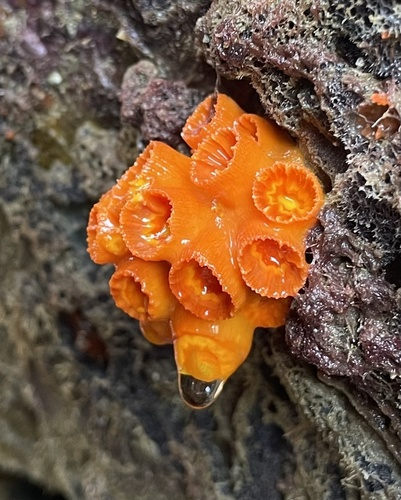
#> input picture Imagens_originais/125.jpeg, 401 x 500 px; its folder holds only this picture in this run
$ python contraste.py
#> lines starting #> are read from the running program, lines starting #| are printed output that depends on the picture
"""Gera duas versões de contraste de cada imagem original."""
from pathlib import Path
from PIL import Image, ImageEnhance, ImageOps

RAIZ = Path(__file__).resolve().parent.parent
ENTRADA = RAIZ / "Imagens_originais"
SAIDA = RAIZ / "Imagens_contraste"
EXTENSOES = {".jpg", ".jpeg", ".png"}
# Fator 1.0 = original; menor reduz; maior aumenta o contraste.
AJUSTES = {"baixo_080": 0.80, "alto_120": 1.20}


def main():
    if not ENTRADA.is_dir():
        raise SystemExit(f"Pasta não encontrada: {ENTRADA}")
    SAIDA.mkdir(parents=True, exist_ok=True)
    arquivos = sorted(
        (p for p in ENTRADA.iterdir() if p.is_file() and p.suffix.lower() in EXTENSOES),
        key=lambda p: (0, int(p.stem)) if p.stem.isdigit() else (1, p.name.lower()),
    )
    total = 0
    for arquivo in arquivos:
        try:
            with Image.open(arquivo) as original:
#> original is the input picture: PIL image 401x500 RGB; mean R, G, B 115.9, 86.4, 63.8
                imagem = ImageOps.exif_transpose(original).convert("RGB")
                for nome, fator in AJUSTES.items():
                    resultado = ImageEnhance.Contrast(imagem).enhance(fator)
                    destino = SAIDA / f"{arquivo.stem}_contraste_{nome}{arquivo.suffix.lower()}"
                    resultado.save(destino, quality=95) if destino.suffix in {".jpg", ".jpeg"} else resultado.save(destino)
                    total += 1
#> this loop made 2 passes
#> pass 1, in main, `resultado = ImageEnhance.Contrast(imagem).enhance(fator)`:
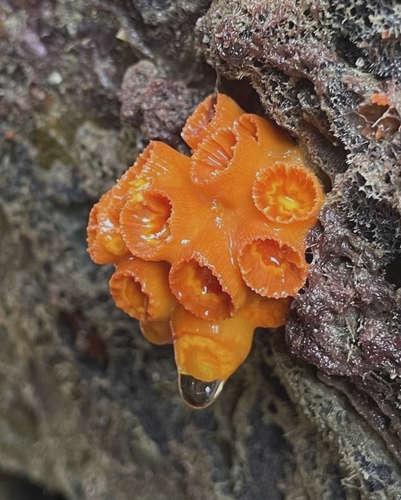
#> resultado: PIL image 401x500 RGB; mean R, G, B 110.9, 87.3, 69.2
#> pass 2, in main, `resultado = ImageEnhance.Contrast(imagem).enhance(fator)`:
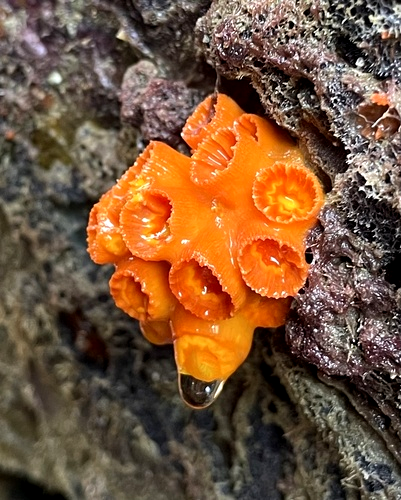
#> resultado: PIL image 401x500 RGB; mean R, G, B 118.7, 84.9, 58.5
#> after the loop, total = 2
        except (OSError, ValueError) as erro:
            print(f"Não foi possível processar {arquivo.name}: {erro}")
    print(f"Concluído: {total} imagens geradas em {SAIDA}")
#| Concluído: 2 imagens geradas em Imagens_contraste


if __name__ == "__main__":
    main()

$ run again, on Imagens_originais/17.jpeg
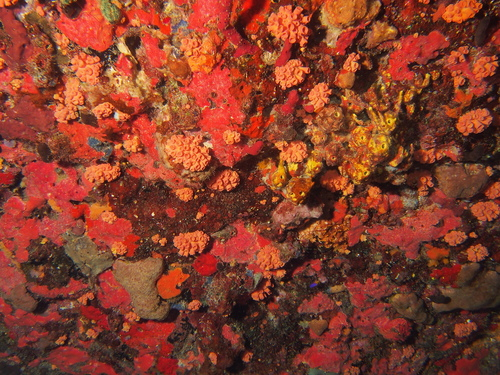
#> input picture Imagens_originais/17.jpeg, 500 x 375 px
#> in main, original is the input picture: PIL image 500x375 RGB; mean R, G, B 134.1, 62.7, 43.5
#> the loop in main, `for nome, fator in AJUSTES.items():` made 2 passes
#> pass 1, in main, `resultado = ImageEnhance.Contrast(imagem).enhance(fator)`:
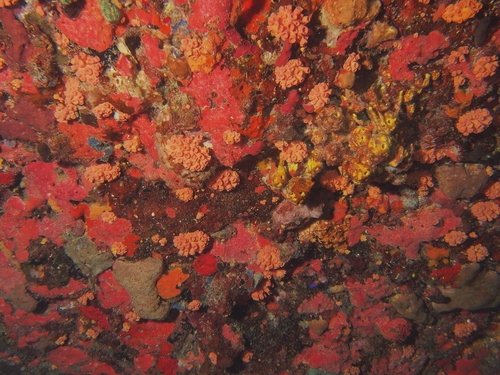
#> resultado: PIL image 500x375 RGB; mean R, G, B 123.3, 66.1, 50.8
#> pass 2, in main, `resultado = ImageEnhance.Contrast(imagem).enhance(fator)`:
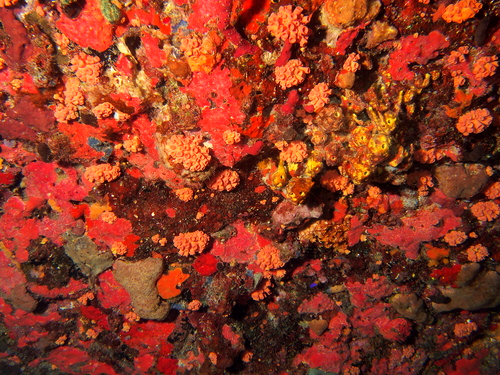
#> resultado: PIL image 500x375 RGB; mean R, G, B 142.7, 58.4, 35.6
#> after the loop in main, `for nome, fator in AJUSTES.items():`: total = 2
#| Concluído: 2 imagens geradas em Imagens_contraste

$ run again, on Imagens_originais/221.jpeg
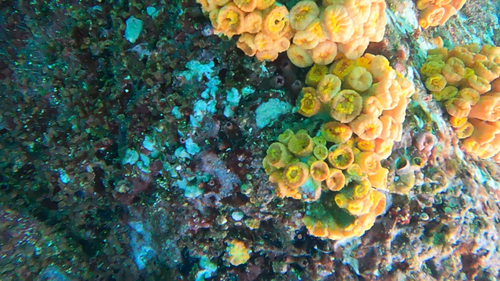
#> input picture Imagens_originais/221.jpeg, 500 x 281 px
#> in main, original is the input picture: PIL image 500x281 RGB; mean R, G, B 99.4, 111.7, 90.7
#> the loop in main, `for nome, fator in AJUSTES.items():` made 2 passes
#> pass 1, in main, `resultado = ImageEnhance.Contrast(imagem).enhance(fator)`:
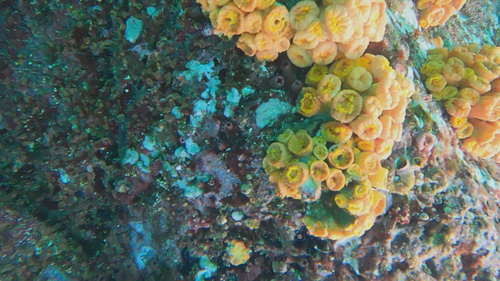
#> resultado: PIL image 500x281 RGB; mean R, G, B 100.3, 110.2, 93.3
#> pass 2, in main, `resultado = ImageEnhance.Contrast(imagem).enhance(fator)`:
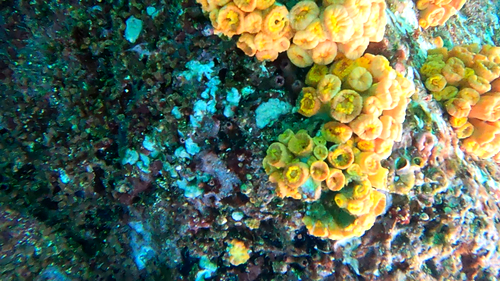
#> resultado: PIL image 500x281 RGB; mean R, G, B 96.2, 112.1, 87.1
#> after the loop in main, `for nome, fator in AJUSTES.items():`: total = 2
#| Concluído: 2 imagens geradas em Imagens_contraste

$ run again, on Imagens_originais/227.jpeg
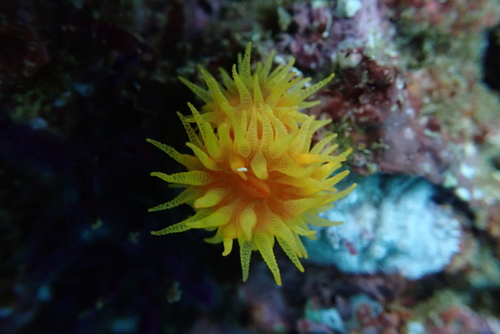
#> input picture Imagens_originais/227.jpeg, 500 x 334 px
#> in main, original is the input picture: PIL image 500x334 RGB; mean R, G, B 59.5, 65, 55.9
#> the loop in main, `for nome, fator in AJUSTES.items():` made 2 passes
#> pass 1, in main, `resultado = ImageEnhance.Contrast(imagem).enhance(fator)`:
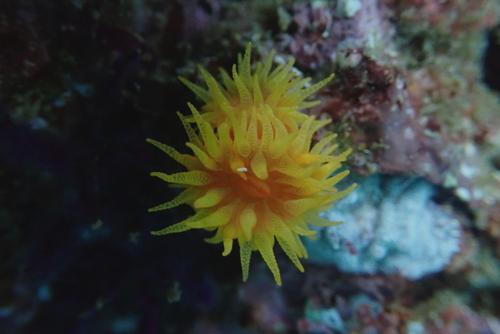
#> resultado: PIL image 500x334 RGB; mean R, G, B 59.6, 64, 56.7
#> pass 2, in main, `resultado = ImageEnhance.Contrast(imagem).enhance(fator)`:
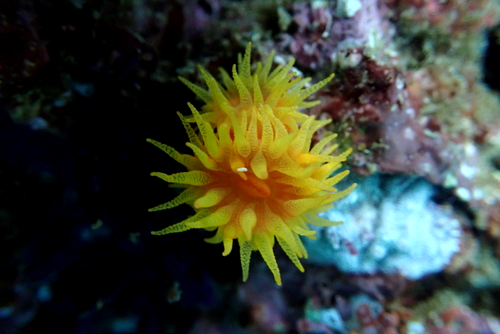
#> resultado: PIL image 500x334 RGB; mean R, G, B 60.1, 66.6, 54.6
#> after the loop in main, `for nome, fator in AJUSTES.items():`: total = 2
#| Concluído: 2 imagens geradas em Imagens_contraste

$ run again, on Imagens_originais/141.jpeg
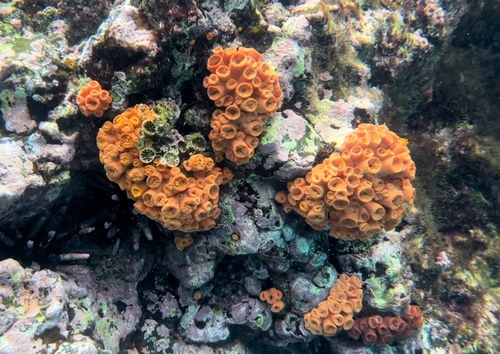
#> input picture Imagens_originais/141.jpeg, 500 x 354 px
#> in main, original is the input picture: PIL image 500x354 RGB; mean R, G, B 103.8, 95.8, 89.1
#> the loop in main, `for nome, fator in AJUSTES.items():` made 2 passes
#> pass 1, in main, `resultado = ImageEnhance.Contrast(imagem).enhance(fator)`:
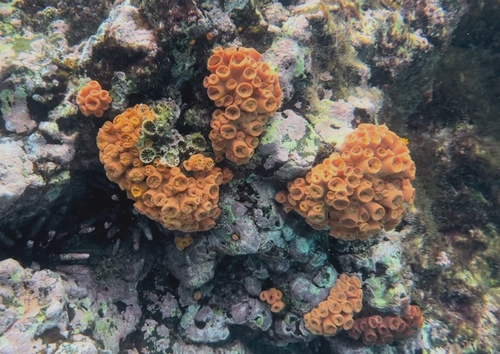
#> resultado: PIL image 500x354 RGB; mean R, G, B 102, 95.7, 90.3
#> pass 2, in main, `resultado = ImageEnhance.Contrast(imagem).enhance(fator)`:
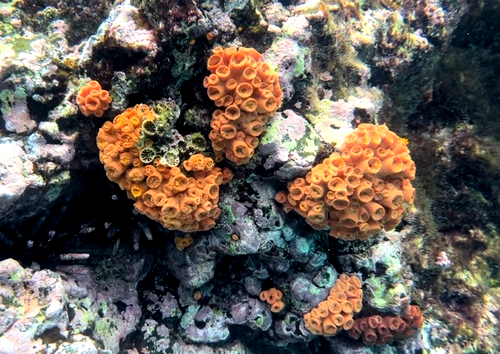
#> resultado: PIL image 500x354 RGB; mean R, G, B 104.9, 95.6, 87.3
#> after the loop in main, `for nome, fator in AJUSTES.items():`: total = 2
#| Concluído: 2 imagens geradas em Imagens_contraste
